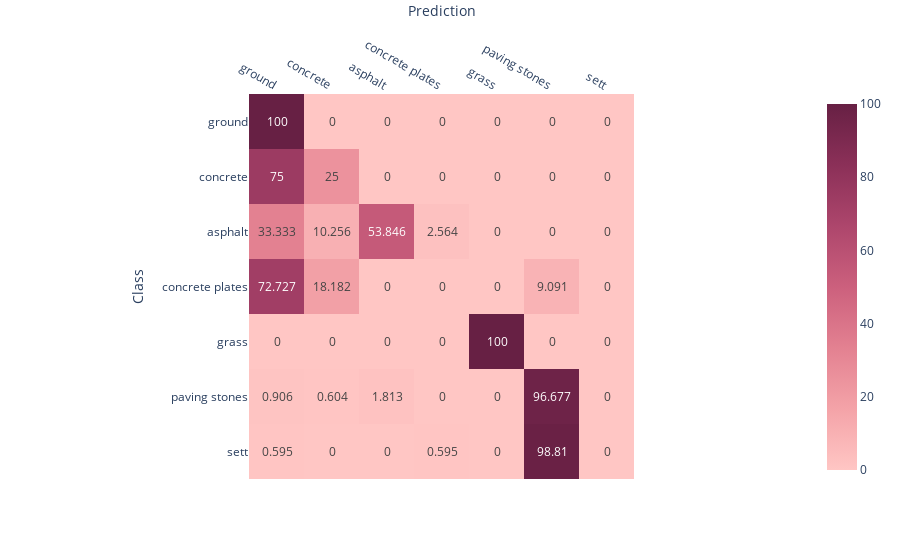

The notebook cell this image was saved under:
### Code cell
fig = px.imshow(c_mat,
                labels=dict(x="Prediction", y="Class"),
                x=available_classes,
                y=available_classes
               , text_auto=True, 
            #    aspect="auto"
                color_continuous_scale=px.colors.sequential.Burg
               )
fig.update_xaxes(side="top")
fig.show()

### Figure 1 — Plotly figure (JSON) as saved in the notebook; plotly's stock layout.template omitted (floating-point values rounded to 4 significant figures)
{"data": [{"coloraxis": "coloraxis", "hovertemplate": "Prediction: %{x}<br>Class: %{y}<br>color: %{z}<extra></extra>", "name": "0", "texttemplate": "%{z}", "type": "heatmap", "x": ["ground", "concrete", "asphalt", "concrete plates", "grass", "paving stones", "sett"], "xaxis": "x", "y": ["ground", "concrete", "asphalt", "concrete plates", "grass", "paving stones", "sett"], "yaxis": "y", "z": [[100, 0, 0, 0, 0, 0, 0], [75, 25, 0, 0, 0, 0, 0], [33.33, 10.26, 53.85, 2.564, 0, 0, 0], [72.73, 18.18, 0, 0, 0, 9.091, 0], [0, 0, 0, 0, 100, 0, 0], [0.906, 0.604, 1.813, 0, 0, 96.68, 0], [0.595, 0, 0, 0.595, 0, 98.81, 0]]}], "layout": {"coloraxis": {"colorscale": [[0, "rgb(255, 198, 196)"], [0.1667, "rgb(244, 163, 168)"], [0.3333, "rgb(227, 129, 145)"], [0.5, "rgb(204, 96, 125)"], [0.6667, "rgb(173, 70, 108)"], [0.8333, "rgb(139, 48, 88)"], [1, "rgb(103, 32, 68)"]]}, "margin": {"t": 60}, "xaxis": {"anchor": "y", "constrain": "domain", "domain": [0, 1], "scaleanchor": "y", "side": "top", "title": {"text": "Prediction"}}, "yaxis": {"anchor": "x", "autorange": "reversed", "constrain": "domain", "domain": [0, 1], "title": {"text": "Class"}}}}
